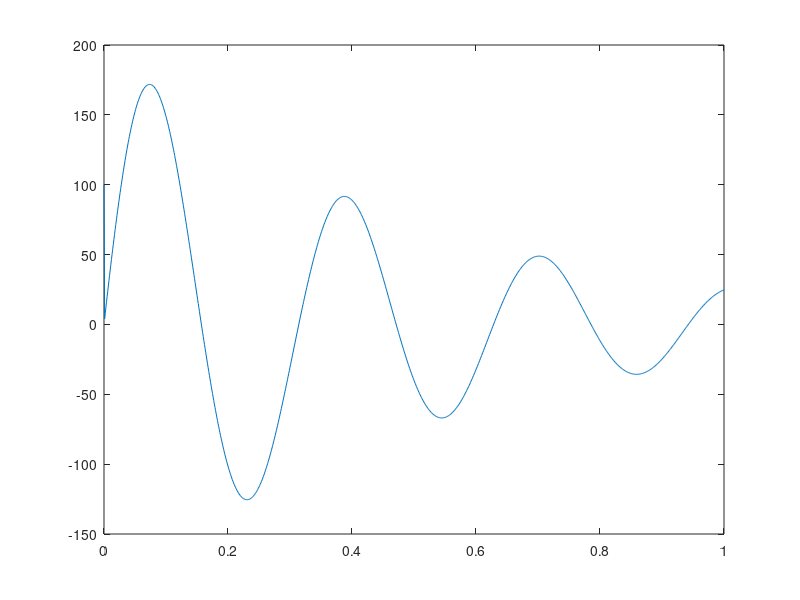

MATLAB code for this plot:

% Problem Constants and vectors
L12 = 0.1; a = 200; b = 2; theta = 20; T = 1; L = 1; Nt = 1000; dt = T/Nt; 
Nx = 1000; dx = L/Nx; k1 = 10; k2 = 0.1; L1 = 0.7; L2 = 0.2; 
xvec = 0:dx:L; tvec = 0:dt:T; n = length(xvec)-1;
Qext =  a*exp(-b*xvec).*sin(theta*xvec); 

Htimederiv = [-100/dx.^2; zeros(length(tvec)-2,1)]';
H = [100 zeros(1,length(xvec)-1); zeros(length(tvec)-1,length(xvec))];
H(:,1) = 100;
H(1,1) = 0;

k1vec = ones(1,700) * k1 ;
k2vec = (k2 - k1) * ( (xvec(701:799)-L1) / L12  ) + k1;
k3vec =  ones(1,201) * k2;
% making second derivative matrix A

%creates 1 -2 1 diagnal matrix

e = ones(n,1);
A = spdiags([e -2*e e],-1:1,n,n);



% change the last element of last row
A(end,end) = -1;



for i = 1:length(tvec)-1
    
  aprx = ( ( (A / dx^2)*(H(i+1,2:end))' )  )';
  Htimederiv = [ (aprx(1:700).* k1vec), (aprx(701:799).* k2vec), (aprx(800:1000).*k3vec) ] + Qext(2:end);

% cycles tempature values through time
 H(i+1,2:end) = Htimederiv*dt + H(i,2:end);
% calculates new temapture with respect to time derivative values 
    % have to make sure variable k values are taken into account

 
end


plot(xvec,H(end,:));
